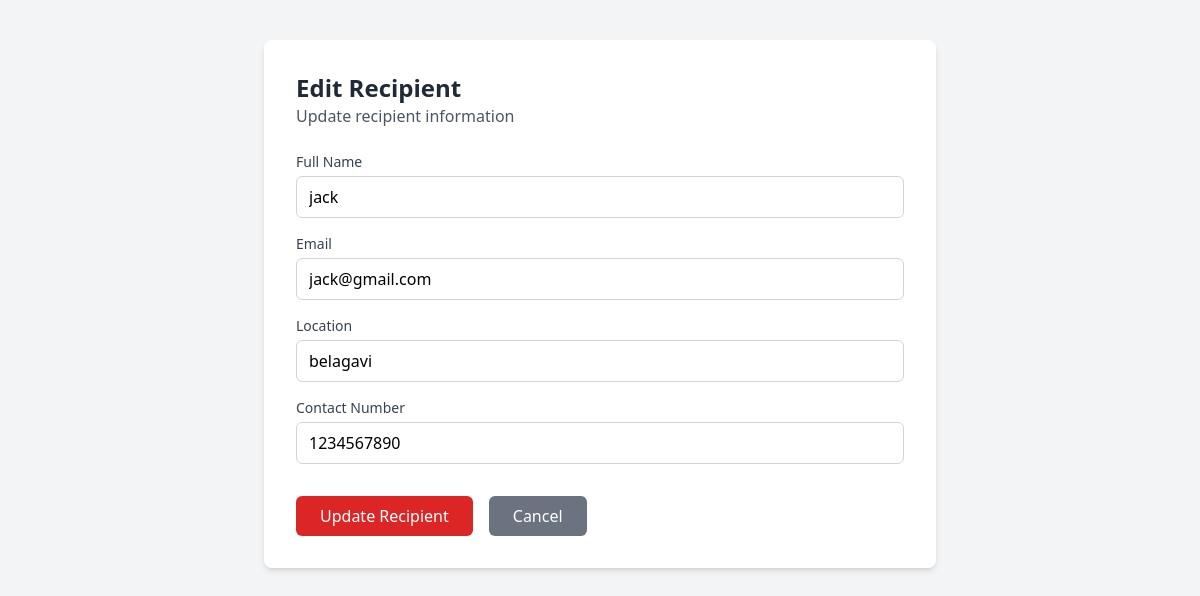
The app's page /admin/edit-receiver/1 (signed in) with its own data.
### app.py (models this page shows)
class Receiver(db.Model):
    id = db.Column(db.Integer, primary_key=True)
    name = db.Column(db.String(100), nullable=False)
    email = db.Column(db.String(100), unique=True, nullable=False)
    password = db.Column(db.String(200), nullable=False)
    location = db.Column(db.String(200), nullable=False)
    contact = db.Column(db.String(20), nullable=False)
    latitude = db.Column(db.Float, nullable=True)
    longitude = db.Column(db.Float, nullable=True)
    geocoded = db.Column(db.Boolean, default=False)
    last_geocoded = db.Column(db.DateTime, nullable=True)

### app.py (the view, shortened to what this page needs)
@app.route('/admin/edit-receiver/<int:receiver_id>', methods=['GET', 'POST'])
def admin_edit_receiver(receiver_id):
    if session.get('role') != 'admin':
        return redirect('/')
    receiver = Receiver.query.get_or_404(receiver_id)
    return render_template('admin_edit_receiver.html', receiver=receiver)

### templates/admin_edit_receiver.html (shortened to what this page needs)
<!DOCTYPE html>
<html lang="en">
<head>
    <script src="https://cdn.tailwindcss.com"></script>
</head>
<body class="bg-gray-100 min-h-screen">
    <div class="max-w-2xl mx-auto py-10">
        <div class="bg-white rounded-lg shadow-md p-8">
            <div class="mb-6">
                <h1 class="text-2xl font-bold text-gray-800">Edit Recipient</h1>
                <p class="text-gray-600">Update recipient information</p>
            </div>
            <form method="POST" class="space-y-4">
                <div>
                    <label class="block text-sm font-medium text-gray-700 mb-1">Full Name</label>
                    <input type="text" name="name" value="{{ receiver.name }}" required
                           class="w-full px-3 py-2 border border-gray-300 rounded-md focus:outline-none focus:ring-2 focus:ring-red-500">
                </div>
                <div>
                    <label class="block text-sm font-medium text-gray-700 mb-1">Email</label>
                    <input type="email" name="email" value="{{ receiver.email }}" required
                           class="w-full px-3 py-2 border border-gray-300 rounded-md focus:outline-none focus:ring-2 focus:ring-red-500">
                </div>
                <div>
                    <label class="block text-sm font-medium text-gray-700 mb-1">Location</label>
                    <input type="text" name="location" value="{{ receiver.location }}" required
                           placeholder="City, State, Pincode"
                           class="w-full px-3 py-2 border border-gray-300 rounded-md focus:outline-none focus:ring-2 focus:ring-red-500">
                </div>
                <div>
                    <label class="block text-sm font-medium text-gray-700 mb-1">Contact Number</label>
                    <input type="tel" name="contact" value="{{ receiver.contact }}" required
                           class="w-full px-3 py-2 border border-gray-300 rounded-md focus:outline-none focus:ring-2 focus:ring-red-500">
                </div>
                <div class="flex space-x-4 pt-4">
                    <button type="submit"
                            class="bg-red-600 text-white px-6 py-2 rounded-md hover:bg-red-700 focus:outline-none focus:ring-2 focus:ring-red-500">
                        Update Recipient
                    </button>
                    <a href="/admin-dashboard#receivers-section"
                       class="bg-gray-500 text-white px-6 py-2 rounded-md hover:bg-gray-600 focus:outline-none focus:ring-2 focus:ring-gray-500">
                        Cancel
                    </a>
                </div>
            </form>
        </div>
    </div>
</body>
</html>

### records on screen
Receiver: name "jack", email "jack@gmail.com", location "belagavi", contact "1234567890"
